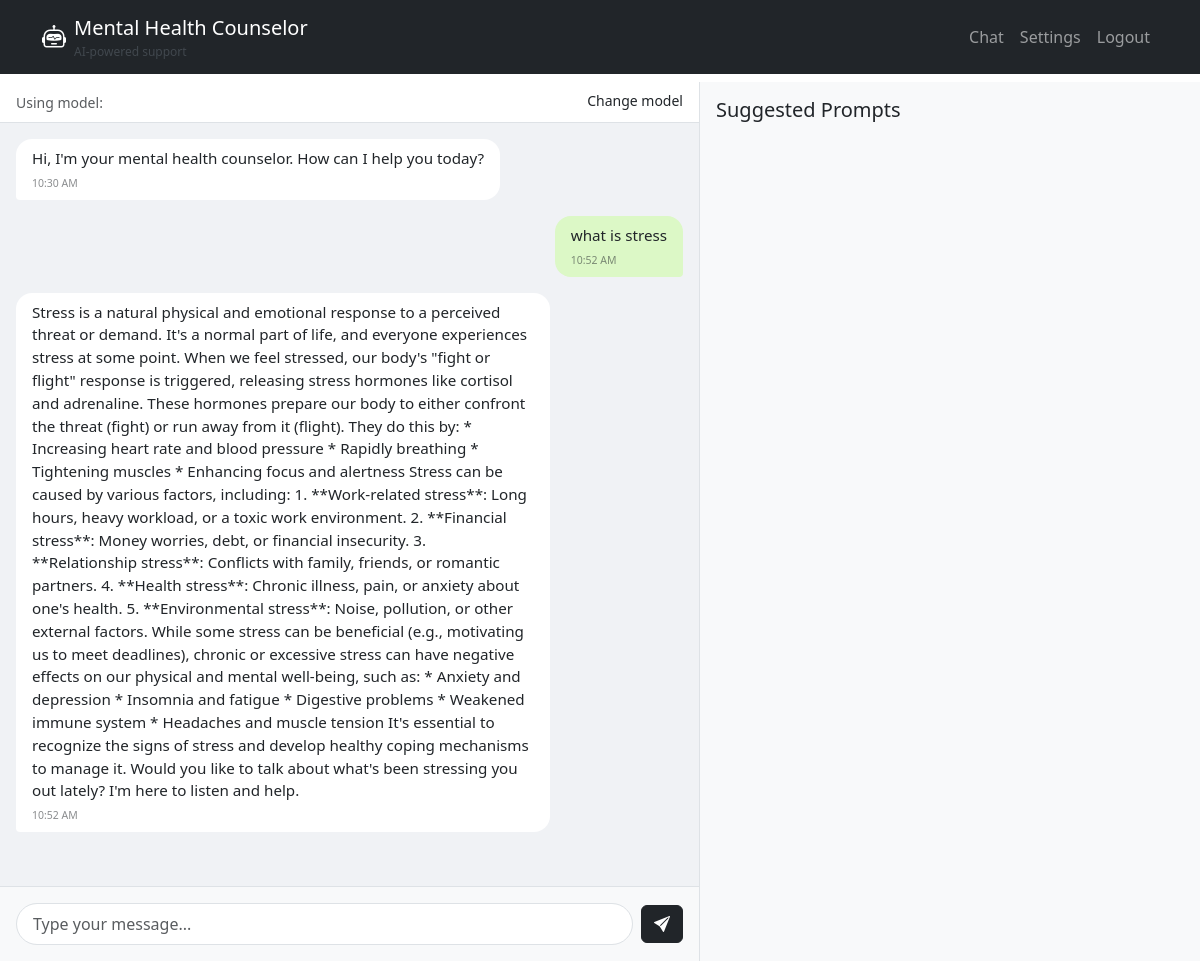
Page /chat/ (signed in) on the earlier database version.
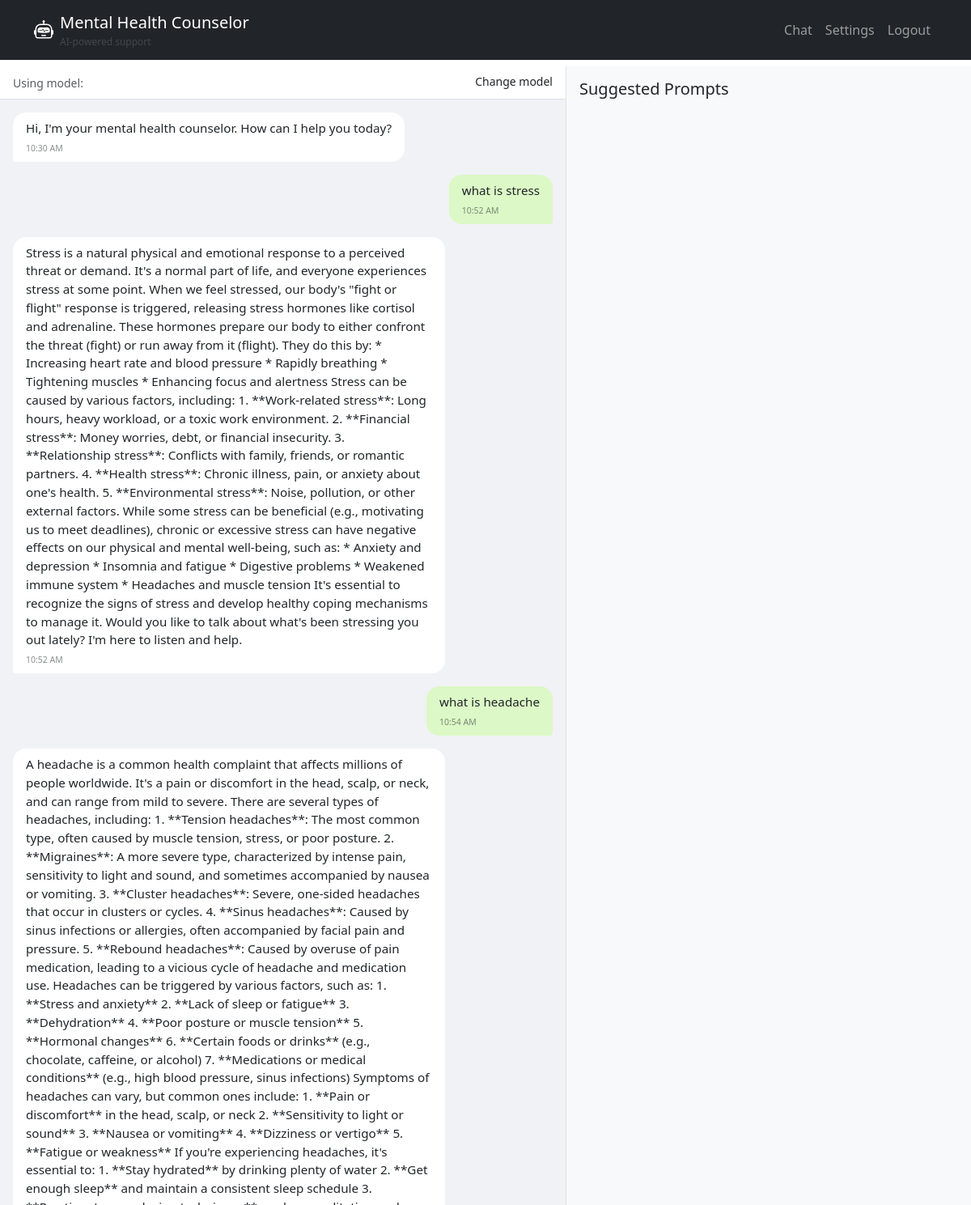
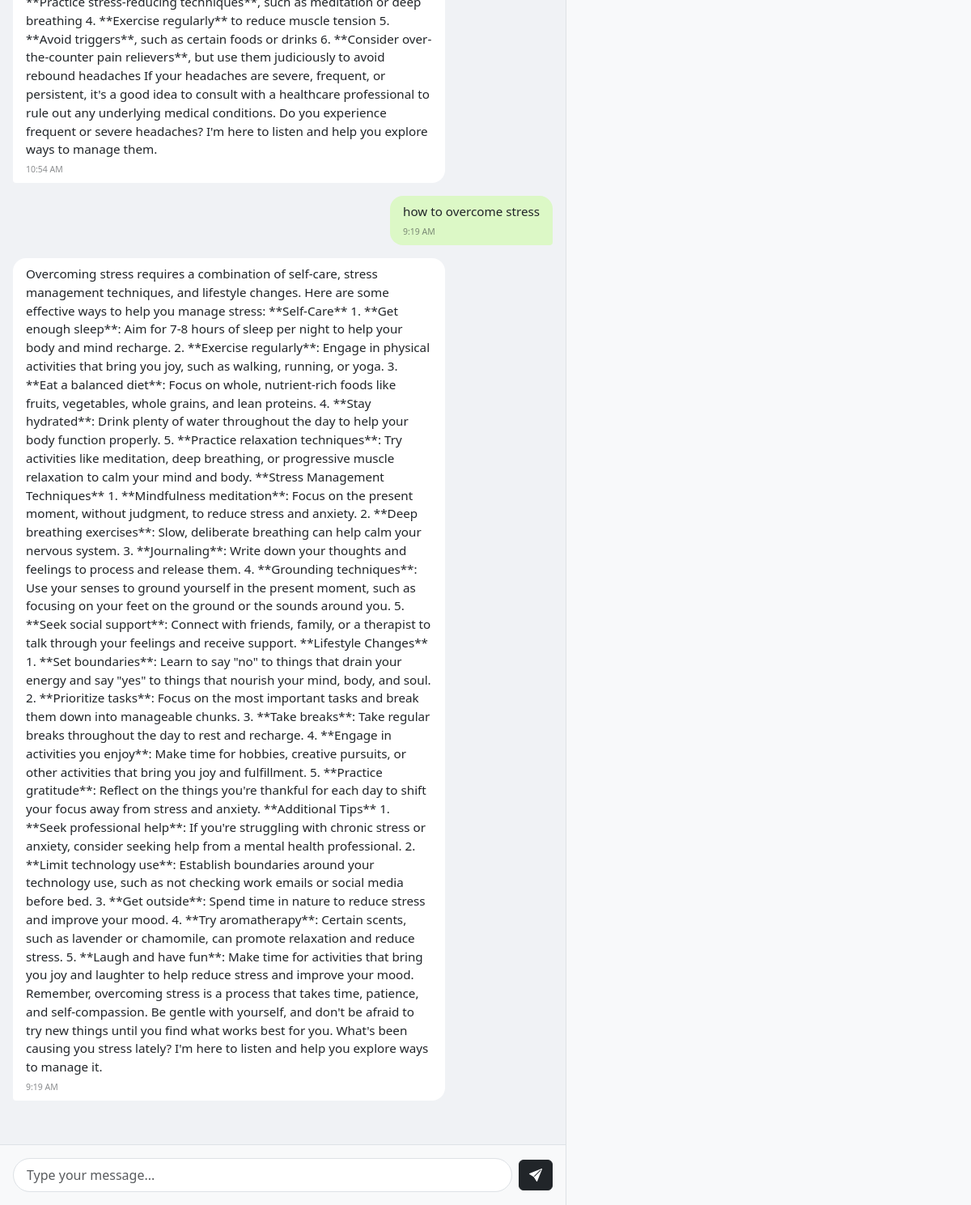
Same page on the later database version (2 pictures, top to bottom).
### chat/models.py (models this page shows, shortened)
class Message(models.Model):
    user = models.ForeignKey(User, on_delete=models.CASCADE)
    content = models.TextField()
    is_bot = models.BooleanField(default=False)
    timestamp = models.DateTimeField(auto_now_add=True)
    class Meta:
        ordering = ['timestamp']

### chat/views.py (the view, shortened to what this page needs)
# urls.py: path('', views.chat_home, name='chat_home'),
@login_required
def chat_home(request):
    chat_messages = Message.objects.filter(user=request.user).order_by('timestamp')
    logger.info(f"Loading chat for user {request.user.username}. Found {chat_messages.count()} messages.")
    context = {
        'chat_messages': chat_messages,
        'user': request.user
    }
    return render(request, 'chat/chat_home.html', context)

### templates/chat/chat_home.html (shortened to what this page needs)
{% extends "base.html" %}
{% load static %}
{% block content %}
<div class="container-fluid">
    <div class="row page-content">
        <div class="col-md-7 chat-interface p-0 d-flex flex-column">
            <div class="model-indicator px-3 py-2 border-bottom">
                <small class="text-muted">Using model:
                </small>
                <a href="{% url 'settings_dashboard' %}?tab=model" class="small text-decoration-none float-end">Change model</a>
            </div>
            <div class="chat-messages-container flex-grow-1" id="chat-messages">
                {% for message in chat_messages %}
                    <div class="message {% if not message.is_bot %}user{% else %}counselor{% endif %}">
                        <div class="message-content">
                            {{ message.content|safe }}
                        </div>
                        <div class="message-time">
                            <small class="text-muted">{{ message.timestamp|date:"g:i A" }}</small>
                        </div>
                    </div>
                {% empty %}
                    <div class="text-center text-muted mt-4">
                        <i class="bi bi-chat-dots"></i>
                        <p>Start your conversation with the counselor</p>
                    </div>
                {% endfor %}
            </div>
            <div class="chat-input-container bg-light">
                <form id="message-form" class="d-flex align-items-center">
                    <input type="text" class="form-control message-input" id="message-input"
                           placeholder="Type your message..." required>
                    <button class="btn btn-dark ms-2" type="submit">
                        <i class="bi bi-send-fill"></i>
                    </button>
                </form>
            </div>
        </div>
        <div class="col-md-5 prompt-recommendations p-3">
            <h5 class="mb-3">Suggested Prompts</h5>
        </div>
    </div>
</div>
{% endblock content %}

Differences in the rows shown:
added Message: content "what is headache", timestamp "10:54 AM", is_bot False (drawn)
added Message: content "A headache is a common health complaint that affects millions of people worldwide. It's a pain or discomfort in the head, scalp, or neck, and can range from mild to severe. There are several types of headaches, including: 1. **Tension headaches**: The most common type, often caused by muscle tension, stress, or poor posture. 2. **Migraines**: A more severe type, characterized by intense pain, sensitivity to light and sound, and sometimes accompanied by nausea or vomiting. 3. **Cluster headaches**: Severe, one-sided headaches that occur in clusters or cycles. 4. **Sinus headaches**: Caused by sinus infections or allergies, often accompanied by facial pain and pressure. 5. **Rebound…", timestamp "10:54 AM"
added Message: content "how to overcome stress", timestamp "9:19 AM", is_bot False (drawn)
added Message: content "Overcoming stress requires a combination of self-care, stress management techniques, and lifestyle changes. Here are some effective ways to help you manage stress: **Self-Care** 1. **Get enough sleep**: Aim for 7-8 hours of sleep per night to help your body and mind recharge. 2. **Exercise regularly**: Engage in physical activities that bring you joy, such as walking, running, or yoga. 3. **Eat a balanced diet**: Focus on whole, nutrient-rich foods like fruits, vegetables, whole grains, and lean proteins. 4. **Stay hydrated**: Drink plenty of water throughout the day to help your body function properly. 5. **Practice relaxation techniques**: Try activities like meditation, deep breathing,…", timestamp "9:19 AM"
